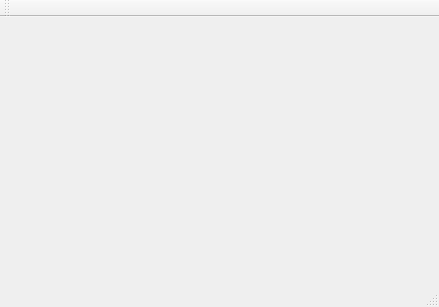
<?xml version="1.0" encoding="UTF-8"?>
<ui version="4.0">
 <class>MainWindow</class>
 <widget class="QMainWindow" name="MainWindow">
  <property name="geometry">
   <rect>
    <x>0</x>
    <y>0</y>
    <width>439</width>
    <height>307</height>
   </rect>
  </property>
  <property name="windowTitle">
   <string>MainWindow</string>
  </property>
  <property name="documentMode">
   <bool>false</bool>
  </property>
  <property name="dockNestingEnabled">
   <bool>true</bool>
  </property>
  <widget class="QWidget" name="centralWidget"/>
  <widget class="QStatusBar" name="statusBar"/>
  <widget class="QToolBar" name="mainToolBar">
   <attribute name="toolBarArea">
    <enum>TopToolBarArea</enum>
   </attribute>
   <attribute name="toolBarBreak">
    <bool>false</bool>
   </attribute>
  </widget>
  <widget class="QMenuBar" name="menuBar">
   <property name="geometry">
    <rect>
     <x>0</x>
     <y>0</y>
     <width>439</width>
     <height>25</height>
    </rect>
   </property>
  </widget>
 </widget>
 <layoutdefault spacing="6" margin="11"/>
 <resources/>
 <connections/>
</ui>
